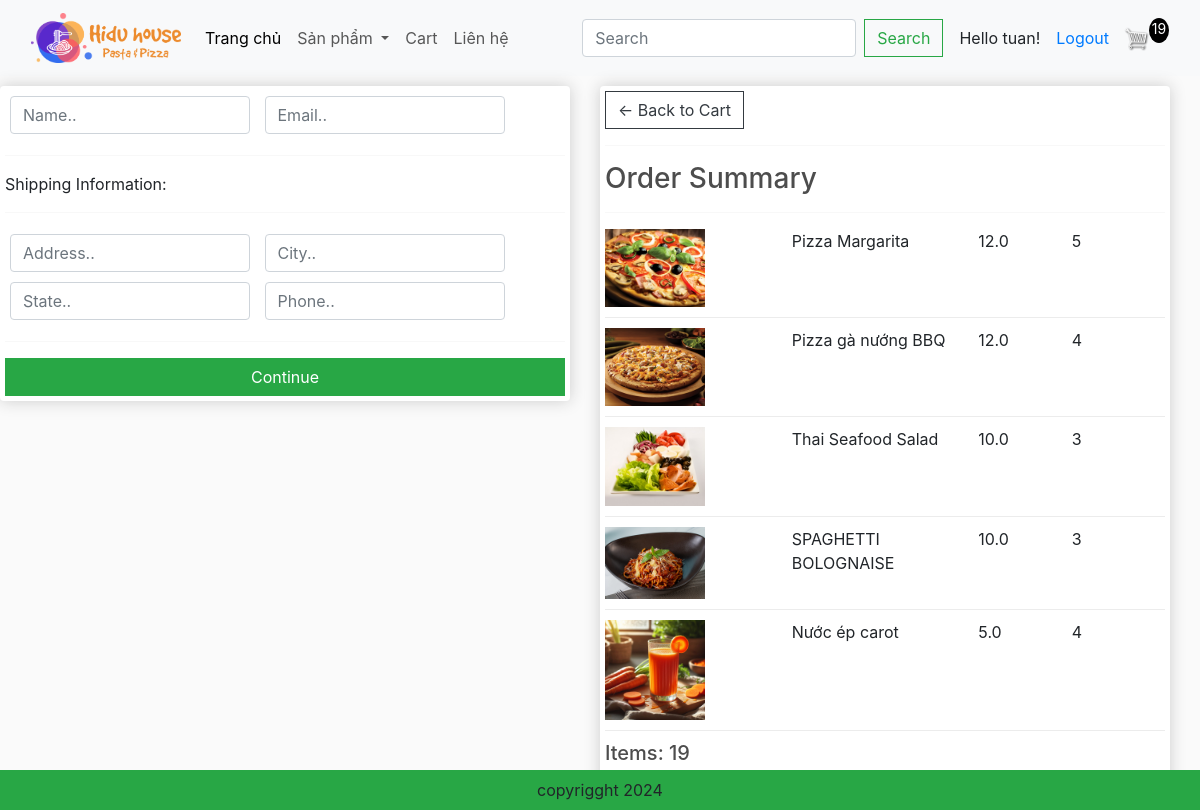
The page /checkout/ (signed in) on the database its author committed.
### app/models.py (models this page shows, shortened)
class OrderItem(models.Model):
    product = models.ForeignKey(Product, on_delete=models.SET_NULL, blank=True, null=True)
    order = models.ForeignKey(Order, on_delete=models.SET_NULL, blank=True, null=True)
    quantity = models.IntegerField(default=0, null=True, blank=True)
    date_added = models.DateTimeField(auto_now_add=True)
    @property
    def get_total(self):
        total = self.product.price * self.quantity
        return total

class Product(models.Model):
    category = models.ManyToManyField(Category,related_name='product')
    name = models.CharField(max_length=200, null=True)
    price = models.FloatField()
    digital =  models.BooleanField(default=False, null=True, blank=False)
    image = models.ImageField(null=True, blank=True)
    detail = models.TextField(null=True, blank=True)
    @property
    def ImageURL(self):
        try:
            url = self.image.url
        except:
            url = ''
        return url

class Order(models.Model):
    customer = models.ForeignKey(Customer, on_delete=models.SET_NULL, blank=True, null=True)
    date_order = models.DateTimeField(auto_now_add=True)
    complete = models.BooleanField(default=False)
    transaction_id = models.CharField(max_length=200, null=True)
    @property
    def get_cart_items(self):
        orderitems = self.orderitem_set.all()
        total = sum([item.quantity for item in orderitems])
        return total
    @property
    def get_cart_total(self):
        orderitems = self.orderitem_set.all()
        total = sum([item.get_total for item in orderitems])
        return total

### app/views.py (the view, shortened to what this page needs)
# urls.py: path('checkout/', views.checkout, name="checkout"),
def checkout(request):
    if request.user.is_authenticated:
        customer = request.user.customer
        order, created = Order.objects.get_or_create(customer=customer, complete=False)
        items = order.orderitem_set.all()
        cartItems = order.get_cart_items
        user_not_login = "hidden"
        user_login = "show"
    else:
        items = []
        order = {'get_cart_items': 0, 'get_cart_total': 0}
        cartItems = order['get_cart_items']
        user_not_login = "show"
        user_login = "hidden"
    categories = Category.objects.filter(is_sub=False)
    active_category = request.GET.get('category', '')
    context = {
        'categories': categories,
        'active_category': active_category,
        'items': items,
        'order': order,
        'cartItems': cartItems,
        'user_not_login': user_not_login,
        'user_login': user_login
    }
    return render(request, 'app/checkout.html', context)

### app/templates/app/checkout.html (shortened to what this page needs)
{% extends 'app/base.html' %}
{% load static %}
{% block content_checkout %}
     <div class="row" style="width:100%">
        <div class="col-lg-6">
            <div class="box-element" id="form-wrapper">
                <form id="form" action="{% url 'checkout' %}" method="POST">
                    <div id="user-info">
                        <div class="form-field">
                            <input required class="form-control" type="text" name="name" placeholder="Name.." value="{{ customer.name }}">
                        </div>
                        <div class="form-field">
                            <input required class="form-control" type="email" name="email" placeholder="Email.." value="{{ customer.email }}">
                        </div>
                    </div>
                    <div id="shipping-info">
                        <hr>
                        <p>Shipping Information:</p>
                        <hr>
                        <div class="form-field">
                            <input required class="form-control" type="text" name="address" placeholder="Address.." value="{{ shipping.address }}">
                        </div>
                        <div class="form-field">
                            <input required class="form-control" type="text" name="city" placeholder="City.." value="{{ shipping.city }}">
                        </div>
                        <div class="form-field">
                            <input required class="form-control" type="text" name="state" placeholder="State.." value="{{ shipping.state }}">
                        </div>
                        <div class="form-field">
                            <input required class="form-control" type="text" name="phone" placeholder="Phone.." value="{{ shipping.mobile }}">
                        </div>
                    </div>
                    <hr>
                    <input id="form-button" class="btn btn-success btn-block" type="submit" value="Continue">
                </form>
            </div>
            <br>
        </div>
        <div class="col-lg-6">
            <div class="box-element">
                <a class="btn btn-outline-dark" href="{% url 'cart' %}">&#x2190; Back to Cart</a>
                <hr>
                <h3>Order Summary</h3>
                <hr>
                {% for item in items %}
                    <div class="cart-row">
                        <div style="flex:2"><img class="row-image" src="{{item.product.ImageURL}}"></div>
                        <div style="flex:2"><p>{{item.product.name}}</p></div>
                        <div style="flex:1"><p>{{item.product.price}}</p></div>
                        <div style="flex:1"><p>{{item.quantity}}</p></div>
                    </div>
                {% endfor %}
                <h5>Items:   {{order.get_cart_items}}</h5>
                <h5>Total:   {{order.get_cart_total}}</h5>
            </div>
        </div>
    </div>
{% endblock content_checkout %}

### app/templates/app/base.html (shortened to what this page needs)
{% load static %}
<!DOCTYPE html>
<html>
    <head>
        <link href="https://cdn.jsdelivr.net/npm/bootstrap@5.3.3/dist/css/bootstrap.min.css" rel="stylesheet">
        <link href="{%static 'app/css/style.css'%}" rel="stylesheet"/>
        <link href="{%static 'app/css/owl.carousel.min.css'%}" rel="stylesheet"/>
        <link href="{%static 'app/css/all.min.css'%}" rel="stylesheet"/>
        <link rel="stylesheet" href="https://stackpath.bootstrapcdn.com/bootstrap/4.4.1/css/bootstrap.min.css">
        <link  rel="stylesheet" type="text/css" href="{%static 'app/css/main.css'%}"/>
        <link rel="stylesheet" href="">
    </head>
    <body>
        <nav class="navbar navbar-expand-lg bg-body-tertiary">
            <div class="container-fluid">
              <a class="navbar-brand" href="{% url 'home' %}">
                <img src="{%static 'app/images/hidu 1.png'%}" width="150" height="50"/>
              </a>
              <div class="collapse navbar-collapse" id="navbarSupportedContent">
                <ul class="navbar-nav me-auto mb-2 mb-lg-0">
                  <li class="nav-item">
                    <a class="nav-link active" aria-current="page" href="{% url 'home' %}">Trang chủ</a>
                  </li>
                  <li class="nav-item dropdown">
                    <a class="nav-link dropdown-toggle" href="#" role="button" data-bs-toggle="dropdown" aria-expanded="false">
                      Sản phẩm
                    </a>
                  </li>
                  <li class="nav-item">
                    <a class="nav-link" href="{% url 'cart' %}">Cart</a>
                  </li>
                  <li class="nav-item">
                    <a class="nav-link" href="#">Liên hệ</a>
                  </li>
                </ul>
                <form class="d-flex" role="search" method = POST action = "{% url 'search' %}">
                  <input class="form-control me-2" type="search" placeholder="Search" aria-label="Search" name="searched">
                  <button class="btn btn-outline-success" type="submit" style="margin-right:2vh;">Search</button>
                </form>
              </div>
              {% if request.user.is_authenticated %}
                <div class="form-inline my-2 my-lg-0" style="text-align: right;">
                  <span>Hello {{ request.user.username }}!</span>
                  <span style="margin-left:2vh;"><a href="{% url 'logout' %}">Logout</a></span>
                </div>
              {% else %}
                <div class="form-inline my-2 my-lg-0">
                  <a class="nav-link" href="{% url 'login' %}">Đăng nhập</a>
                  <a class="nav-link" href="{% url 'register' %}">Đăng ký</a>
                </div>
              {% endif %}
              <div class='form-inline my-2 my-lg-0'>
                <a href="{% url 'cart' %}"><img id="cart-icon" src="{% static 'images/cart.png' %}"></a>
                <p id="cart-total" style="background-color:black;">{{cartItems}}<p>
              </div>
            </div>
          </nav>
          {% block content_checkout %}{% endblock content_checkout %}
          <footer class="container--fluid bg-success text-center fixed-bottom p-2 mt-5">
            copyrigght 2024
          </footer>
    </body>
</html>

### app/static/app/css/main.css (style rules this page uses)
body { background-color: hsl(0, 0%, 98%); }
h1,h2,h3,h4,h5,h6 { color:hsl(0, 0%, 30%); }
.box-element { box-shadow:hsl(0, 0%, 80%) 0 0 16px; background-color: #fff; border-radius: 4px; padding: 5px; }
#cart-icon { width:25px; display: inline-block; margin-left: 15px; }
#cart-total { display: block; text-align: center; color:#fff; background-color: red; width: 20px; height: 25px; border-radius: 50%; font-size: 14px; }
.col-lg-3, .col-lg-4, .col-lg-6, .col-lg-8, .col-lg-12 { margin-top: 10px; }
.btn { border-radius: 0; }
.row-image { width: 100px; }
.form-field { width:250px; display: inline-block; padding: 5px; }
.cart-row { display: flex; align-items: flex-stretch; padding-bottom: 10px; margin-bottom: 10px; border-bottom: 1px solid #ececec; }

### rows shown on the page
OrderItem: product.ImageURL (picture), product.name "Pizza Margarita", product.price "12.0", quantity "5"
OrderItem: product.ImageURL (picture), product.name "Pizza gà nướng BBQ", product.price "12.0", quantity "4"
OrderItem: product.ImageURL (picture), product.name "Thai Seafood Salad", product.price "10.0", quantity "3"
OrderItem: product.ImageURL (picture), product.name "SPAGHETTI BOLOGNAISE", product.price "10.0", quantity "3"
OrderItem: product.ImageURL (picture), product.name "Nước ép carot", product.price "5.0", quantity "4"
Order: get_cart_items "19"

### other values the page prints
{{ request.user.username }} "tuan"
{{ cartItems }} "19"
